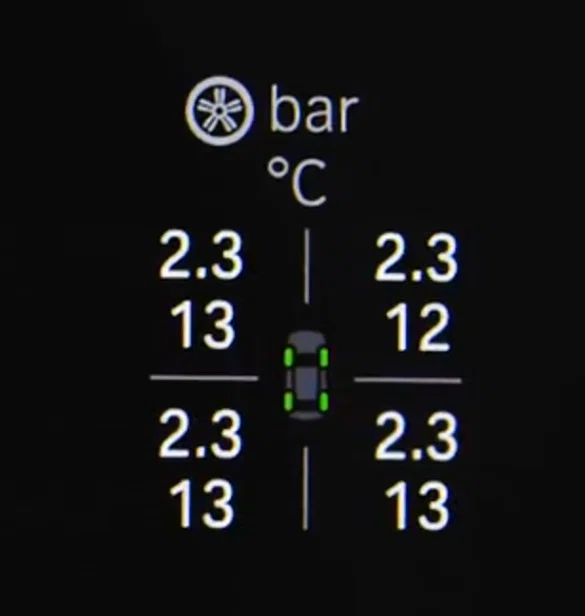
#> input picture design/refs/cluster-tyres-1.webp, 585 x 616 px, given in place of cluster-tyres-1.png, which was not available
$ python make_sprites.py
#> lines starting #> are read from the running program, lines starting #| are printed output that depends on the picture; after the words box and inside, x2 and y2 are one past the last pixel; in counts of white or black regions, pixels touching at a corner belong together
#!/usr/bin/env python3
"""Bake the two bitmaps the TPMS theme draws from the pictures the user supplied.

    python design/make_sprites.py

Writes, into apps/cluster_themes/hud/sprites/ (and the HUD app's copy):

  car-top.json   the top view car, taken from the user's reference photo tpms1.jpg (its own green tyre
                 lights painted out, the body turned a neutral grey, upscaled), so the theme shows the
                 car BMW drew rather than an approximation of it
  wheel.json     the 5-spoke wheel from wheel.jpg as a mask (dark = opaque), tinted with the widget colour

Format (shared/sprites.js reads it): {"w", "h", "tintable", "z": base64 of zlib-compressed RGBA}.
The kit's build packs hud/ folders as JSON only, so the bitmap rides along as JSON, like the fonts do.
"""
import base64
import json
import os
import zlib

import math
import numpy as np
from PIL import Image, ImageChops, ImageDraw, ImageFilter

HERE = os.path.dirname(os.path.abspath(__file__))
ROOT = os.path.join(HERE, '..')
SRC_CAR = os.path.join(ROOT, '..', 'tpms1.jpg')      # the user's reference photo (563x545)
SRC_WHEEL = os.path.join(ROOT, '..', 'wheel.jpg')    # the user's wheel icon (1000x1000)
SRC_REAL = os.path.join(ROOT, '..', 'cluster-tyres-1.png')   # a photo of the readout on a real car
CAR_PHOTO_BOX = (283, 331, 329, 419)                 # the car inside it, 46x89
OUT = [os.path.join(ROOT, 'apps', 'cluster_themes', 'hud', 'sprites'),
       os.path.join(ROOT, 'apps', 'idrive_hud_widgets', 'hud', 'sprites')]

# the car in tpms1.jpg, measured from its green tyre lights (x 218..232, y 296..314) plus the body
CAR_BOX = (212, 289, 240, 321)
CAR_W = 96                    # the sprite's size: the theme draws it at this size, so it is baked once


def write(name, rgba, tintable, tyres=None):
    rgba = rgba.convert('RGBA')
    w, h = rgba.size
    raw = rgba.tobytes()
    blob = base64.b64encode(zlib.compress(raw, 9)).decode('ascii')
    meta = {'name': name, 'w': w, 'h': h, 'tintable': tintable, 'z': blob}
    if tyres:
        meta['tyres'] = tyres
    for out in OUT:
        os.makedirs(out, exist_ok=True)
        with open(os.path.join(out, name + '.json'), 'w') as f:
            json.dump(meta, f, separators=(',', ':'))
    print('%-10s %3dx%-3d %6d px  %5.1f KB' % (name, w, h, w * h, len(blob) / 1024))


# [64 lines left out: function car, not called in this run]


def car_from_vector():
    """Top view as separate blocks with air between them, the way the real cluster draws it.

    The two colour photos the user added (`design/refs/cluster-tyres-1.webp`, `-2.webp`) show the car at
    cluster scale: a narrow blue-grey body cut into a bonnet block, a lit roof, a boot block and two flank
    strips, with the background showing through the windscreen and the rear window, and four bright tyres
    standing outside the body.  Every part is its own shape on transparent ground, so nothing merges.
    """
    W, H = 60, 126
    S = 12
    w, h = W * S, H * S

    EDGE = (104, 110, 120)
    BONNET = (80, 86, 96)
    FLANK = (66, 72, 82)
    ROOF = (120, 126, 136)
    BOOT = (52, 58, 68)

    img = Image.new('RGBA', (w, h), (0, 0, 0, 0))
#> img: PIL image 720x1512 RGBA; every value is 0
    d = ImageDraw.Draw(img)

    def rr(x0, y0, x1, y1, r, fill):
        d.rounded_rectangle((x0 * S, y0 * S, x1 * S, y1 * S), radius=r * S, fill=fill)
        d.rounded_rectangle((x0 * S, y0 * S, x1 * S, y1 * S), radius=r * S, outline=EDGE + (255,), width=max(1, int(0.7 * S)))

    # bonnet: full width, its back edge stops where the windscreen gap starts
    rr(W * 0.030, H * 0.000, W * 0.970, H * 0.300, 9, BONNET + (255,))
    # flanks: two strips that run past the screens and frame the roof, with air outside them
    rr(W * 0.000, H * 0.140, W * 0.120, H * 0.880, 6, FLANK + (255,))
    rr(W * 0.880, H * 0.140, W * 1.000, H * 0.880, 6, FLANK + (255,))
    # roof: the lit block between the two screens
    rr(W * 0.205, H * 0.360, W * 0.795, H * 0.780, 6, ROOF + (255,))
    # boot: full width, shorter and darker than the bonnet
    rr(W * 0.030, H * 0.850, W * 0.970, H * 1.000, 8, BOOT + (255,))

    img = img.resize((W, H), Image.LANCZOS)
#> img: PIL image 60x126 RGBA
    img = img.filter(ImageFilter.GaussianBlur(0.25))
    # tyres stand outside the body: only about a fifth of each one overlaps the flank
    boxes = {'FL': [-0.045, 0.150, 0.190, 0.300], 'FR': [0.855, 0.150, 0.190, 0.300],
             'RL': [-0.045, 0.560, 0.190, 0.300], 'RR': [0.855, 0.560, 0.190, 0.300]}
    write('car-top', img, False, tyres=boxes)
#| car-top     60x126   7560 px    3.5 KB


def tyre():
    """One tyre, a tall capsule the theme tints green / amber / red. A sprite, not an icon: paintIcon draws
    into a square, and a tyre is not square."""
    W, H = 22, 44          # slimmer and taller than before: the reference's tyres are 9 x 21 px on a 46 x 89 car
    S = 8
    img = Image.new('RGBA', (W * S, H * S), (0, 0, 0, 0))
    d = ImageDraw.Draw(img)
    d.rounded_rectangle([0, 0, W * S - 1, H * S - 1], radius=10 * S, fill=(255, 255, 255, 255))
    img = img.resize((W, H), Image.LANCZOS).filter(ImageFilter.GaussianBlur(0.6))
    write('tyre', img, True)


def car_from_photo():
    """The car exactly as the car itself draws it: the photo's own pixels, with the lit tyres taken out.

    `cluster-tyres-1.png` is a photo of the readout on a real car, so its car is the thing to copy, not to
    approximate. The crop is 46x89 px at native size; it is upscaled 3x with LANCZOS and stored, and the four
    tyres are repainted in a neutral dark (their colour is the app's business: green / amber / red by band).
    Their measured boxes travel in the sprite JSON so the layout puts the lit capsules back exactly on top.
    """
    src = Image.open(SRC_REAL).convert('RGB')
#> src is the input picture: PIL image 585x616 RGB; mean R, G, B 20, 20.2, 20.8
    box = CAR_PHOTO_BOX
    im = src.crop(box)
    W, H = im.size
#> W = 46; H = 88
    a = np.asarray(im).astype(np.float32)
    r, g, b = a[:, :, 0], a[:, :, 1], a[:, :, 2]
    luma = 0.299 * r + 0.587 * g + 0.114 * b
    green = (g > 60) & (g > r + 24) & (g > b + 24)
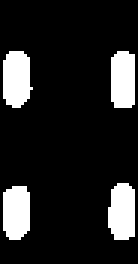
#> green: shape (88, 46) bool (shown 3 times larger); 14.6% white; 4 white regions, box (x1, y1, x2, y2) and area: (1, 17, 11, 36) 154, (36, 61, 45, 80) 149, (1, 62, 10, 80) 146, (37, 17, 45, 36) 144
    # grow the mask by a pixel so the tyre's glow goes with it and no green halo survives
    gm = Image.fromarray((green * 255).astype(np.uint8)).filter(ImageFilter.MaxFilter(7))
#> gm: PIL image 46x88 L; 30.3% white; 4 white regions, box (x1, y1, x2, y2) and area: (0, 14, 14, 39) 322, (33, 58, 46, 83) 308, (0, 59, 13, 83) 303, (34, 14, 46, 39) 295
    green = np.asarray(gm) > 0
    alpha = np.clip((luma - 12.0) / 24.0, 0, 1)
    a[:, :, :3] = np.where(green[:, :, None], np.array([44, 50, 58], np.float32), a[:, :, :3])
    a = np.dstack([a[:, :, :3], alpha * 255.0])
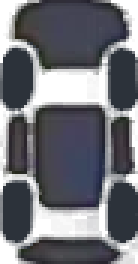
#> a: shape (88, 46, 4) float32 (shown 3 times larger); mean R, G, B, A 44.1, 46.2, 53.8, 180.2; transparent parts drawn white
    out = Image.fromarray(a.round().astype(np.uint8), 'RGBA')

    ys, xs = np.nonzero(green)
#> ys = 1228 values from 14 to 82; xs = 1228 values, max 45 at index 20, min 0 at index 0, mean 22.4
    mid = (xs.min() + xs.max()) / 2
#> mid = 22.5
    left = xs <= mid
    rows = np.nonzero(green.any(1))[0]
#> rows = 50 values from 14 to 82
    empty = [y for y in range(rows.min(), rows.max() + 1) if not green[y].any()]
#> empty = [39, 40, 41, 42, 43, 44, 45, 46, 47, 48, 49, 50, 51, 52, 53, 54, 55, 56, 57]
    cut = empty[len(empty) // 2] if empty else (rows.min() + rows.max()) // 2
#> cut = 48
    fy0, fy1 = np.nonzero(green[:cut].any(1))[0][[0, -1]]
#> fy0 = 14; fy1 = 38
    ry0, ry1 = np.nonzero(green[cut:].any(1))[0][[0, -1]] + cut
#> ry0 = 58; ry1 = 82
    fx = lambda v: round(v / W, 4)
    fy = lambda v: round(v / H, 4)
    left_x0, left_x1 = fx(xs[left].min()), fx(xs[left].max() + 1)
#> left_x0 = 0; left_x1 = 0.304
    right_x0, right_x1 = fx(xs[~left].min()), fx(xs[~left].max() + 1)
#> right_x0 = 0.717; right_x1 = 1
    boxes = {
        'FL': [left_x0, fy(fy0), round(left_x1 - left_x0, 4), fy(fy1 + 1) - fy(fy0)],
        'FR': [right_x0, fy(fy0), round(right_x1 - right_x0, 4), fy(fy1 + 1) - fy(fy0)],
        'RL': [left_x0, fy(ry0), round(left_x1 - left_x0, 4), fy(ry1 + 1) - fy(ry0)],
        'RR': [right_x0, fy(ry0), round(right_x1 - right_x0, 4), fy(ry1 + 1) - fy(ry0)],
    }
#> boxes = {'FL': [0, 0.159, 0.304, 0.284], 'FR': [0.717, 0.159, 0.283, 0.284], 'RL': [0, 0.659, 0.304, 0.284], 'RR': [0.717, 0.659, 0.283, 0.284]}
    out = out.resize((W * 3, H * 3), Image.LANCZOS)
#> out: PIL image 138x264 RGBA
    # the crop is 46x89 px, so a 3x upscale is soft by construction: sharpen the colour, and make the
    # silhouette a hard edge instead of a 2 px ramp (the dash behind is black, so a soft edge reads blurry)
    rgb = out.convert('RGB').filter(ImageFilter.UnsharpMask(radius=2.0, percent=180, threshold=1))
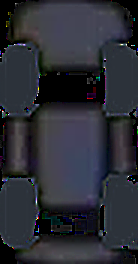
#> rgb: PIL image 138x264 RGB; mean R, G, B 43.4, 45.3, 53.2
    rgb = Image.fromarray(np.clip((np.asarray(rgb).astype(np.float32) - 128) * 1.06 + 128, 0, 255).astype(np.uint8), 'RGB')
    al = np.asarray(out.getchannel('A')).astype(np.float32) / 255.0
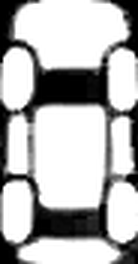
#> al: shape (264, 138) float32; min 0, max 1, mean 0.705
    al = np.clip((al - 0.18) / 0.64, 0, 1) ** 0.85
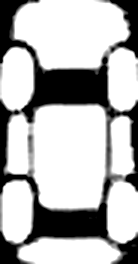
#> al: shape (264, 138) float32; min 0, max 1, mean 0.708
    out = rgb.convert('RGBA')
    out.putalpha(Image.fromarray((al * 255).round().astype(np.uint8)))
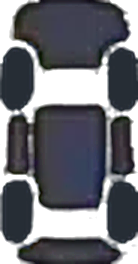
#> out: PIL image 138x264 RGBA; mean R, G, B, A 38.9, 40.9, 49.2, 180.5; transparent parts drawn white
    write('car-photo', out, False, tyres=boxes)
#| car-photo  138x264  36432 px   79.3 KB


def wheel():
    im = Image.open(SRC_WHEEL).convert('L')
    a = np.asarray(im).astype(np.float32) / 255
    # the icon is black on white; the stock watermark is mid grey, so only real ink becomes opaque
    alpha = np.clip((0.45 - a) / 0.30, 0, 1)
    ys, xs = np.nonzero(alpha > 0.35)
    box = (xs.min(), ys.min(), xs.max() + 1, ys.max() + 1)
    alpha = alpha[box[1]:box[3], box[0]:box[2]]
    # one sprite, white pixels, the widget colour multiplies them (tintable)
    rgb = np.ones(alpha.shape + (3,), dtype=np.float32)
    out = np.concatenate([rgb, alpha[:, :, None]], axis=2)
    img = Image.fromarray((out * 255).round().astype(np.uint8), 'RGBA')
    side = 96
    s = side / max(img.size)
    img = img.resize((max(1, round(img.width * s)), max(1, round(img.height * s))), Image.LANCZOS)
    square = Image.new('RGBA', (side, side), (255, 255, 255, 0))
    square.paste(img, ((side - img.width) // 2, (side - img.height) // 2))
    write('wheel', square, True)


if __name__ == '__main__':
    car_from_vector()
    car_from_photo()
    tyre()
#> in tyre, `img = Image.new('RGBA', (W * S, H * S), (0, 0, 0, 0))`: img: PIL image 176x352 RGBA; every value is 0
#> in tyre, `img = img.resize((W, H), Image.LANCZOS).filter(ImageFilter.GaussianBlu..`:
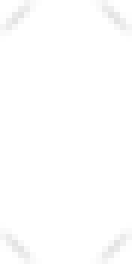
#> img: PIL image 22x44 RGBA (shown 6 times larger); mean R, G, B, A 244.5, 244.5, 244.5, 232.1; transparent parts drawn white
#| tyre        22x44     968 px    0.4 KB
#> (the run stopped early here; a loop or call above may not have finished)

$ run again, with design/refs/cluster-tyres-2.webp copied over design/refs/cluster-tyres-1.webp
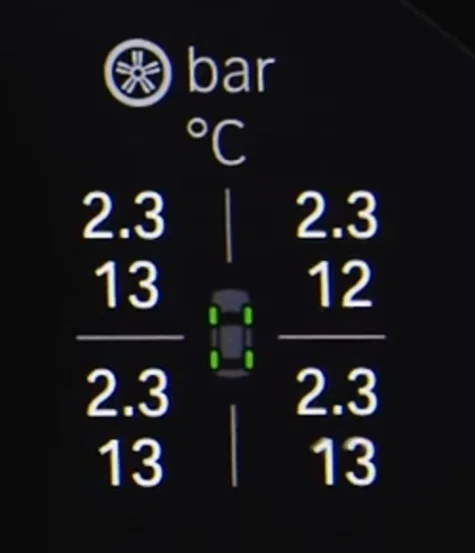
#> input picture design/refs/cluster-tyres-2.webp, 475 x 553 px, given in place of cluster-tyres-1.png, which was not available
#| car-top     60x126   7560 px    3.5 KB
#> in car_from_photo, src is the input picture: PIL image 475x553 RGB; mean R, G, B 24.5, 24.3, 26.8
#> green: shape (88, 46) bool; every value is 0
#> in car_from_photo, `alpha = np.clip((luma - 12.0) / 24.0, 0, 1)`:
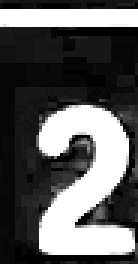
#> alpha: shape (88, 46) float32 (shown 3 times larger); min 0, max 1, mean 0.365
#> in car_from_photo, `a = np.dstack([a[:, :, :3], alpha * 255.0])`:
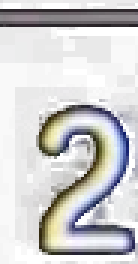
#> a: shape (88, 46, 4) float32 (shown 3 times larger); mean R, G, B, A 53.2, 51.9, 56.1, 93; transparent parts drawn white
#> ys = empty array
